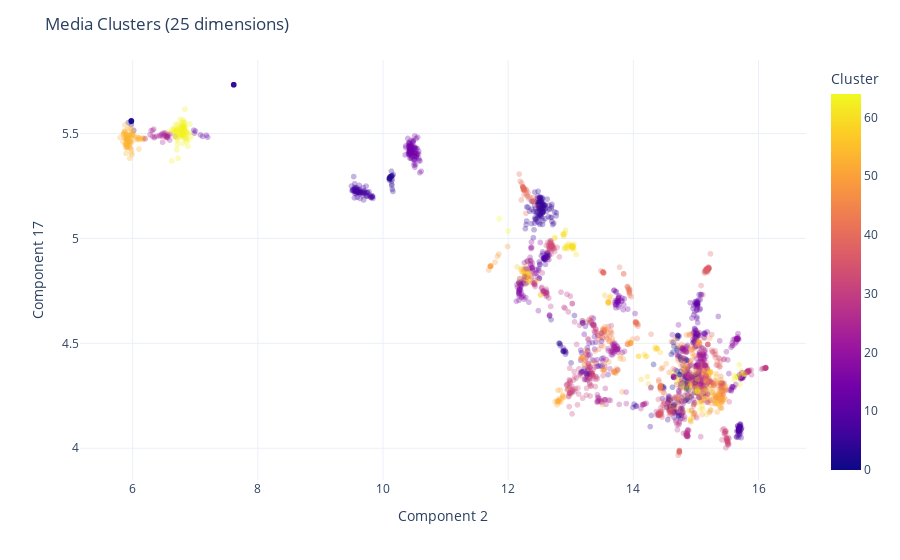

Write notebook code for a chart like this one.
### Code cell
# Plot the training points
fig = px.scatter(
    data_frame = reduced_df,
    x = "Component 2", #12
    y = "Component 17", #32
    color = "Cluster",
    hover_data = ["media_id"],
    opacity = 0.3
) 

fig.update_layout(
    title="Media Clusters (25 dimensions)",
    template="plotly_white"
)

fig.show()

### Figure 1 — Plotly figure (JSON) as saved in the notebook; plotly's stock layout.template omitted (floating-point values rounded to 4 significant figures; data arrays with more than 128 entries replaced by an {"elided": "..."} marker saying what was removed)
{"data": [{"customdata": {"elided": "2507x1 str values"}, "hovertemplate": "Component 2=%{x}<br>Component 17=%{y}<br>media_id=%{customdata[0]}<br>Cluster=%{marker.color}<extra></extra>", "legendgroup": "", "marker": {"color": {"elided": "2507 int values"}, "coloraxis": "coloraxis", "opacity": 0.3, "symbol": "circle"}, "mode": "markers", "name": "", "showlegend": false, "type": "scattergl", "x": {"elided": "2507 float values"}, "xaxis": "x", "y": {"elided": "2507 float values"}, "yaxis": "y"}], "layout": {"coloraxis": {"colorbar": {"title": {"text": "Cluster"}}, "colorscale": [[0, "#0d0887"], [0.1111, "#46039f"], [0.2222, "#7201a8"], [0.3333, "#9c179e"], [0.4444, "#bd3786"], [0.5556, "#d8576b"], [0.6667, "#ed7953"], [0.7778, "#fb9f3a"], [0.8889, "#fdca26"], [1, "#f0f921"]]}, "legend": {"tracegroupgap": 0}, "margin": {"t": 60}, "title": {"text": "Media Clusters (25 dimensions)"}, "xaxis": {"anchor": "y", "domain": [0, 1], "title": {"text": "Component 2"}}, "yaxis": {"anchor": "x", "domain": [0, 1], "title": {"text": "Component 17"}}}}
